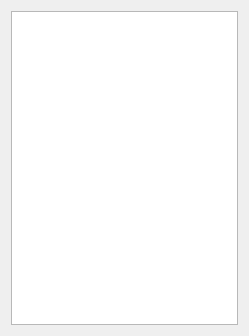
<?xml version="1.0" encoding="UTF-8"?>
<ui version="4.0">
 <class>tcpdumbserv</class>
 <widget class="QWidget" name="tcpdumbserv">
  <property name="geometry">
   <rect>
    <x>0</x>
    <y>0</y>
    <width>249</width>
    <height>336</height>
   </rect>
  </property>
  <property name="windowTitle">
   <string>Form</string>
  </property>
  <layout class="QVBoxLayout" name="verticalLayout">
   <item>
    <widget class="QPlainTextEdit" name="plainTextEdit">
     <property name="verticalScrollBarPolicy">
      <enum>Qt::ScrollBarAlwaysOff</enum>
     </property>
     <property name="horizontalScrollBarPolicy">
      <enum>Qt::ScrollBarAlwaysOff</enum>
     </property>
    </widget>
   </item>
  </layout>
 </widget>
 <resources/>
 <connections/>
</ui>
